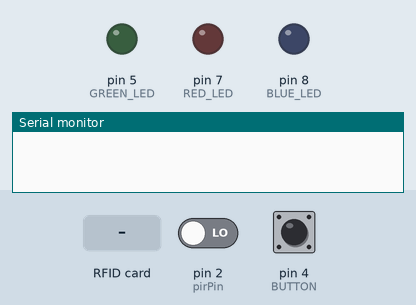
This sketch was run on a simulated Arduino Uno, built with avr-gcc and run on an emulated ATmega328P. On the bench: output pins drawn as LEDs (lit = HIGH), the last lines printed to the serial monitor. Inputs (shaded band) come from the test bench; at power-on: pin 4 (BUTTON) HIGH, pin 2 (pirPin) LOW. Pins used as bus, display or sensor lines are not drawn.

Above: at 1.2 s.
1.3 s: RFID card 01 02 03 04 held to the reader
At 2.1 s:
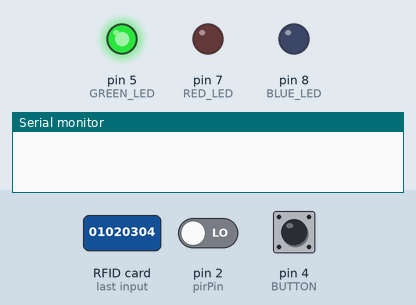
3.8 s: RFID card 5E 7A 19 C4 held to the reader
At 4.3 s:
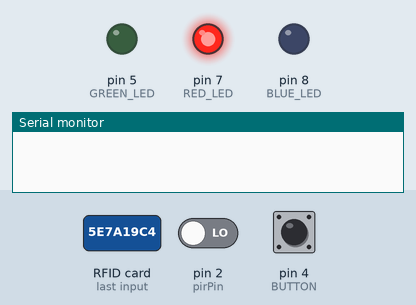
6.3 s: pin 4 (BUTTON) pulled LOW for 0.15 s
7.9 s: pin 2 (pirPin) driven HIGH
At 8.3 s:
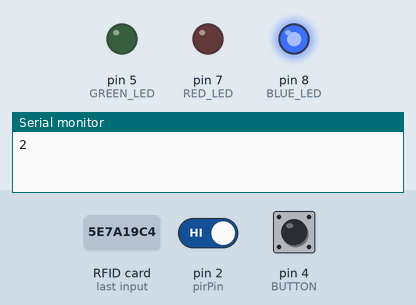
9.4 s: RFID card 5E 7A 19 C4 held to the reader
At 10.2 s:
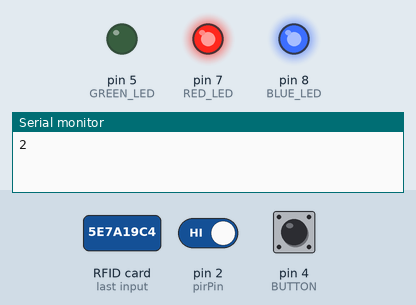
11.9 s: RFID card D3 BE FB 14 held to the reader
At 13.6 s:
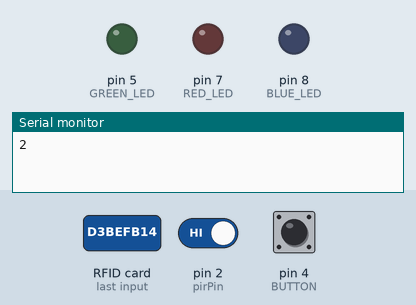
Timing chart, 0 to 15.1 s (numbered marks = the images above; inputs shaded):
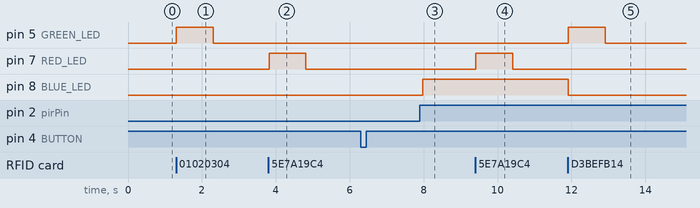

The sketch:

RFID_SYSTEM_WITH_MOTION.ino
```cpp
#include <SPI.h>
#include <MFRC522.h>

#define SS_PIN 10
#define RST_PIN 9

MFRC522 mfrc522(SS_PIN, RST_PIN);   // Create MFRC522 instance.
//PINS
int BLUE_LED = 8;
int RED_LED = 7;
int GREEN_LED = 5;

int pirPin = 2;          // PIR Out pin
int pirStat = 0;             // PIR status
const int BUTTON = 4;     // the number of the pushbutton pin
int buttonState = 0;
int btnLast = HIGH;
int states = 1;
const int SAFE = 1;
const int MONITOR = 2;

//bools
bool modSafe = true;
bool modLocked = false;
bool isMotion = false;
bool previousStats = false;
bool triggerAlarm = false;
//millis
const int SAFE_INTERVAL = 10;
const int TIMER = 50;//ms
const int RFID = 10;
const int BUTTON_INTERVAL = 30;
const int MOTION_INTERVAL = 15000;
unsigned long current_time;
unsigned long timer_time = 0;
unsigned long rfid_time = 0;
unsigned long btn_time = 0;
unsigned long safe_time = 0;
unsigned long motion_time = 0;
void setup()
{
  Serial.begin(9600);   // Initiate a serial communication
  pinMode(BLUE_LED, OUTPUT);
  pinMode(GREEN_LED, OUTPUT);
  pinMode(RED_LED, OUTPUT);
  pinMode(pirPin, INPUT);
  pinMode(BUTTON, INPUT_PULLUP);
  timer_time = millis();
  rfid_time = millis();
  btn_time = millis();
  safe_time = millis();
  motion_time = millis();
  SPI.begin();      // Initiate  SPI bus
  mfrc522.PCD_Init();   // Initiate MFRC522
  //Serial.println("Approximate your card to the reader...");
 // Serial.println();

}
void loop()
{
  current_time = millis();
  buttonState = digitalRead(BUTTON);
  pirStat = digitalRead(pirPin);
  if ((current_time - btn_time) > BUTTON_INTERVAL)
  {
    if (buttonState != btnLast)
    {
      if (buttonState == LOW)
      {
        states++;
        if (states > 2)
        {
          states = 1;
        }
        Serial.println(states);
      }
      btnLast = buttonState;
    }
    btn_time = current_time;
  }
  if ((current_time - safe_time) > SAFE_INTERVAL)
  {
    if (states == SAFE)
    {
      digitalWrite(BLUE_LED, LOW);
    }
    safe_time = current_time;
  }
  if (states == MONITOR) {
    if ((current_time - timer_time ) > TIMER)  //TIMER TO ID
    {
      if (pirStat == HIGH) {            // if motion detected
        digitalWrite(BLUE_LED, HIGH);
        isMotion = true;

      }
      else {
        digitalWrite(BLUE_LED, LOW);
        isMotion = false;
      }
      if (isMotion != previousStats)
      {
        if (isMotion)
        {
          //Serial.println(isMotion);
        }
        previousStats = isMotion;
      }
      timer_time = current_time;
    }
  }


  if ((current_time - motion_time) > MOTION_INTERVAL)
  {
    if (triggerAlarm == true)
    {
      //buzzer every three minutes?
      Serial.println("Alarm");
    }
    if (isMotion == true)
    {
      triggerAlarm = true;
    }
    motion_time = current_time;
  }

  // Look for new cards
  if ( ! mfrc522.PICC_IsNewCardPresent())
  {
    return;
  }
  // Select one of the cards
  if ( ! mfrc522.PICC_ReadCardSerial())
  {
    return;
  }
  //Show UID on serial monitor
  //Serial.print("UID tag :");
  String content = "";
  byte letter;
  for (byte i = 0; i < mfrc522.uid.size; i++)
  {
    //Serial.print(mfrc522.uid.uidByte[i] < 0x10 ? " 0" : " ");
    //Serial.print(mfrc522.uid.uidByte[i], HEX);
    content.concat(String(mfrc522.uid.uidByte[i] < 0x10 ? " 0" : " "));
    content.concat(String(mfrc522.uid.uidByte[i], HEX));
  }
  //Serial.println();
  //Serial.print("Message : ");
  content.toUpperCase();
  if (content.substring(1) == "01 02 03 04" || content.substring(1) == "D3 BE FB 14" ) //change here the UID of the card/cards that you want to give access
  {
    digitalWrite(BLUE_LED, LOW);
    //Serial.println("Authorized access");
    triggerAlarm = false;
    isMotion = false;
    states = SAFE;
    //Serial.println();
    digitalWrite(GREEN_LED, HIGH);
    delay(1000);
    digitalWrite(GREEN_LED, LOW);
  }

  else   {
    //Serial.println("Denied");
    isMotion = true;
    digitalWrite(RED_LED, HIGH);
    delay(1000);
    digitalWrite(RED_LED, LOW);
  }
}
```

Measured:
- after the input at 1.3 s, pin 5 (GREEN_LED): LOW → HIGH at once, → LOW 1.0 s later
- after the input at 3.8 s, pin 7 (RED_LED): LOW → HIGH at once, → LOW 1.0 s later
- after the input at 7.9 s, pin 8 (BLUE_LED): LOW → HIGH after 0.07 s
- after the input at 9.4 s, pin 7 (RED_LED): LOW → HIGH at once, → LOW 1.0 s later
- after the input at 11.9 s, pin 5 (GREEN_LED): LOW → HIGH at once, → LOW 1.0 s later; pin 8 (BLUE_LED): HIGH → LOW at once
